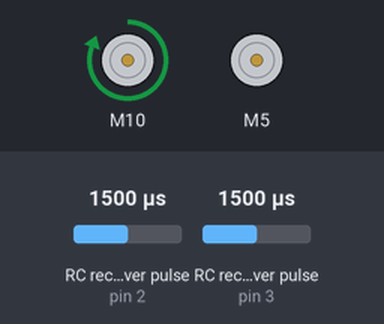
This sketch was run on a simulated Arduino Uno, built with avr-gcc and run on an emulated ATmega328P. On the bench: 2 × DC motor (green arrow = forward, orange = backward, longer = faster). Wiring (inferred from the names in the program): 2 × RC receiver channel: data pin 2 / data pin 3. The inputs (shaded band) are chosen by the test bench; at power-on: RC receiver pulse (sensors on pin 2, pin 3) 1500 µs. What the sketch prints to the serial monitor is not drawn.

Above: at 0.5 s.
At 3.5 s:
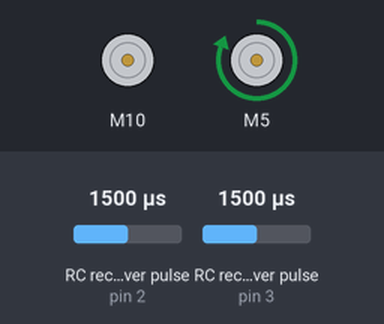
At 7.5 s:
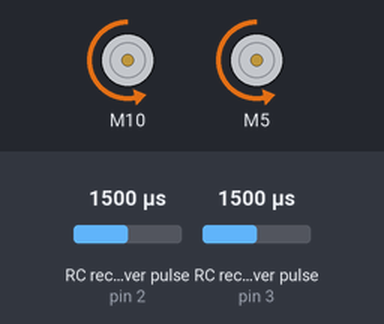
At 14.5 s:
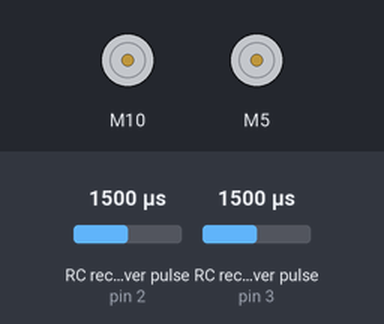
Timing chart, 0 to 15.6 s (numbered marks = the images above):
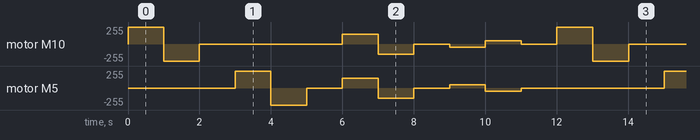

Measured:
- by itself, motor M5: repeats every 12.0 s: backward 255/255 1.0 s, stopped 1.0 s, forward 150/255 1.0 s, backward 150/255 1.0 s, stopped 1.0 s, forward 50/255 1.0 s, backward 50/255 1.0 s, stopped 4.0 s, forward 255/255 1.0 s
- by itself, motor M10: repeats every 12.0 s: backward 255/255 1.0 s, stopped 4.0 s, forward 150/255 1.0 s, backward 150/255 1.0 s, stopped 1.0 s, backward 50/255 1.0 s, forward 50/255 1.0 s, stopped 1.0 s, forward 255/255 1.0 s

The sketch:

MotorTestRunas.ino
```cpp
/******************************************************************************
TestRun.ino
TB6612FNG H-Bridge Motor Driver Example code
Michelle @ SparkFun Electronics
8/20/16
https://github.com/sparkfun/SparkFun_TB6612FNG_Arduino_Library

Uses 2 motors to show examples of the functions in the library.  This causes
a robot to do a little 'jig'.  Each movement has an equal and opposite movement
so assuming your motors are balanced the bot should end up at the same place it
started.

Resources:
TB6612 SparkFun Library

Development environment specifics:
Developed on Arduino 1.6.4
Developed with ROB-9457
******************************************************************************/

// This is the library for the TB6612 that contains the class Motor and all the
// functions
#include <SparkFun_TB6612.h>

#define ch1 2
#define ch2 3

long int ticks=0;
// Pins for all inputs, keep in mind the PWM defines must be on PWM pins
// the default pins listed are the ones used on the Redbot (ROB-12097) with
// the exception of STBY which the Redbot controls with a physical switch
#define BIN1 5
#define BIN2 3
#define PWMB 12

#define AIN1 10
#define AIN2 9
#define PWMA 11
#define STBY 8

// these constants are used to allow you to make your motor configuration
// line up with function names like forward.  Value can be 1 or -1
const int offsetA = 1;
const int offsetB = 1;

// Initializing motors.  The library will allow you to initialize as many
// motors as you have memory for.  If you are using functions like forward
// that take 2 motors as arguements you can either write new functions or
// call the function more than once.
Motor motor1 = Motor(AIN1, AIN2, PWMA, offsetA, STBY);
Motor motor2 = Motor(BIN1, BIN2, PWMB, offsetB, STBY);

void setup()
{
 //Nothing here
   Serial.begin(9600);
attachInterrupt(digitalPinToInterrupt(ch1),count,CHANGE);
attachInterrupt(digitalPinToInterrupt(ch2),count,CHANGE);
}


void loop()
{
   //Use of the drive function which takes as arguements the speed
   //and optional duration.  A negative speed will cause it to go
   //backwards.  Speed can be from -255 to 255.  Also use of the
   //brake function which takes no arguements.
   motor1.drive(255,1000);
   motor1.drive(-255,1000);
   motor1.brake();
   delay(1000);

   //Use of the drive function which takes as arguements the speed
   //and optional duration.  A negative speed will cause it to go
   //backwards.  Speed can be from -255 to 255.  Also use of the
   //brake function which takes no arguements.
   motor2.drive(255,1000);
   motor2.drive(-255,1000);
   motor2.brake();
   delay(1000);

   //Use of the forward function, which takes as arguements two motors
   //and optionally a speed.  If a negative number is used for speed
   //it will go backwards
   forward(motor1, motor2, 150);
   delay(1000);

   //Use of the back function, which takes as arguments two motors
   //and optionally a speed.  Either a positive number or a negative
   //number for speed will cause it to go backwards
   back(motor1, motor2, -150);
   delay(1000);

   //Use of the brake function which takes as arguments two motors.
   //Note that functions do not stop motors on their own.
   brake(motor1, motor2);
   delay(1000);

   //Use of the left and right functions which take as arguements two
   //motors and a speed.  This function turns both motors to move in
   //the appropriate direction.  For turning a single motor use drive.
   left(motor1, motor2, 100);
   delay(1000);
   right(motor1, motor2, 100);
   delay(1000);

   //Use of brake again.
   brake(motor1, motor2);
   delay(1000);


}
void count()
{
  ticks++;
  Serial.println(ticks);
}
```
